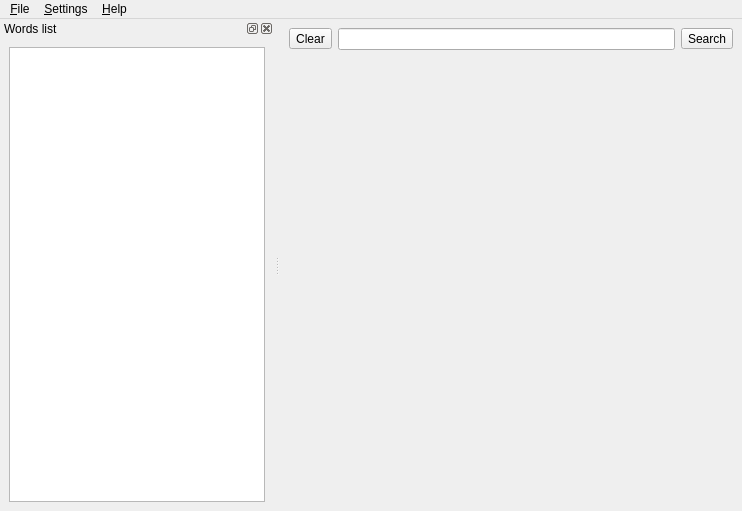
<ui version="4.0" >
 <class>MainWindow</class>
 <widget class="QMainWindow" name="MainWindow" >
  <property name="geometry" >
   <rect>
    <x>0</x>
    <y>0</y>
    <width>742</width>
    <height>511</height>
   </rect>
  </property>
  <property name="windowTitle" >
   <string>QStarDict</string>
  </property>
  <property name="windowIcon" >
   <iconset resource="../resources/qstardict.qrc" >:/icons/qstardict.png</iconset>
  </property>
  <widget class="QWidget" name="centralwidget" >
   <layout class="QGridLayout" >
    <property name="margin" >
     <number>9</number>
    </property>
    <property name="spacing" >
     <number>6</number>
    </property>
    <item row="0" column="0" >
     <layout class="QHBoxLayout" >
      <property name="margin" >
       <number>0</number>
      </property>
      <property name="spacing" >
       <number>6</number>
      </property>
      <item>
       <widget class="QToolButton" name="searchClearButton" >
        <property name="toolTip" >
         <string>Clear the search box</string>
        </property>
        <property name="text" >
         <string>Clear</string>
        </property>
        <property name="icon" >
         <iconset resource="../resources/qstardict.qrc" >:/icons/clear-right.png</iconset>
        </property>
        <property name="toolButtonStyle" >
         <enum>Qt::ToolButtonTextBesideIcon</enum>
        </property>
       </widget>
      </item>
      <item>
       <widget class="QLineEdit" name="searchBox" />
      </item>
      <item>
       <widget class="QToolButton" name="queryButton" >
        <property name="toolTip" >
         <string>Fuzzy query</string>
        </property>
        <property name="text" >
         <string>Search</string>
        </property>
        <property name="icon" >
         <iconset resource="../resources/qstardict.qrc" >:/icons/search-filter.png</iconset>
        </property>
       </widget>
      </item>
     </layout>
    </item>
    <item row="1" column="0" >
     <widget class="DictWidget" native="1" name="translationView" />
    </item>
   </layout>
  </widget>
  <widget class="QDockWidget" name="wordsListDock" >
   <property name="features" >
    <set>QDockWidget::AllDockWidgetFeatures</set>
   </property>
   <property name="allowedAreas" >
    <set>Qt::LeftDockWidgetArea|Qt::NoDockWidgetArea|Qt::RightDockWidgetArea</set>
   </property>
   <property name="windowTitle" >
    <string>Words list</string>
   </property>
   <attribute name="dockWidgetArea" >
    <number>1</number>
   </attribute>
   <widget class="QWidget" name="dockWidgetContents" >
    <layout class="QGridLayout" >
     <property name="margin" >
      <number>9</number>
     </property>
     <property name="spacing" >
      <number>6</number>
     </property>
     <item row="0" column="0" >
      <widget class="QListWidget" name="wordsList" />
     </item>
    </layout>
   </widget>
  </widget>
  <widget class="QMenuBar" name="menubar" >
   <property name="geometry" >
    <rect>
     <x>0</x>
     <y>0</y>
     <width>742</width>
     <height>29</height>
    </rect>
   </property>
   <widget class="QMenu" name="menu_Options" >
    <property name="title" >
     <string>&amp;Settings</string>
    </property>
    <addaction name="actionScan" />
    <addaction name="actionSettings" />
   </widget>
   <widget class="QMenu" name="menu_File" >
    <property name="title" >
     <string>&amp;File</string>
    </property>
    <addaction name="actionSaveToFile" />
    <addaction name="actionQuit" />
   </widget>
   <widget class="QMenu" name="menuHelp" >
    <property name="title" >
     <string>&amp;Help</string>
    </property>
    <addaction name="actionAbout" />
    <addaction name="actionAboutQt" />
   </widget>
   <addaction name="menu_File" />
   <addaction name="menu_Options" />
   <addaction name="menuHelp" />
  </widget>
  <action name="actionQuit" >
   <property name="icon" >
    <iconset resource="../resources/qstardict.qrc" >:/icons/application-exit.png</iconset>
   </property>
   <property name="text" >
    <string>&amp;Quit</string>
   </property>
   <property name="shortcut" >
    <string>Ctrl+Q</string>
   </property>
  </action>
  <action name="actionAbout" >
   <property name="text" >
    <string>&amp;About</string>
   </property>
  </action>
  <action name="actionAboutQt" >
   <property name="text" >
    <string>About &amp;Qt</string>
   </property>
  </action>
  <action name="actionSettings" >
   <property name="icon" >
    <iconset resource="../resources/qstardict.qrc" >:/icons/configure.png</iconset>
   </property>
   <property name="text" >
    <string>&amp;Configure QStarDict</string>
   </property>
  </action>
  <action name="actionScan" >
   <property name="checkable" >
    <bool>true</bool>
   </property>
   <property name="text" >
    <string>&amp;Scan</string>
   </property>
  </action>
  <action name="actionSaveToFile" >
   <property name="icon" >
    <iconset resource="../resources/qstardict.qrc" >:/icons/document-save-as.png</iconset>
   </property>
   <property name="text" >
    <string>&amp;Save to file</string>
   </property>
   <property name="shortcut" >
    <string>Ctrl+S</string>
   </property>
  </action>
 </widget>
 <customwidgets>
  <customwidget>
   <class>DictWidget</class>
   <extends>QWidget</extends>
   <header>src/dictwidget.h</header>
  </customwidget>
 </customwidgets>
 <tabstops>
  <tabstop>searchBox</tabstop>
  <tabstop>queryButton</tabstop>
  <tabstop>wordsList</tabstop>
  <tabstop>searchClearButton</tabstop>
 </tabstops>
 <resources>
  <include location="../resources/qstardict.qrc" />
 </resources>
 <connections>
  <connection>
   <sender>searchClearButton</sender>
   <signal>clicked()</signal>
   <receiver>searchBox</receiver>
   <slot>clear()</slot>
   <hints>
    <hint type="sourcelabel" >
     <x>357</x>
     <y>64</y>
    </hint>
    <hint type="destinationlabel" >
     <x>530</x>
     <y>62</y>
    </hint>
   </hints>
  </connection>
  <connection>
   <sender>searchClearButton</sender>
   <signal>clicked()</signal>
   <receiver>searchBox</receiver>
   <slot>setFocus()</slot>
   <hints>
    <hint type="sourcelabel" >
     <x>342</x>
     <y>64</y>
    </hint>
    <hint type="destinationlabel" >
     <x>648</x>
     <y>62</y>
    </hint>
   </hints>
  </connection>
  <connection>
   <sender>searchBox</sender>
   <signal>textEdited(QString)</signal>
   <receiver>queryButton</receiver>
   <slot>click()</slot>
   <hints>
    <hint type="sourcelabel" >
     <x>670</x>
     <y>62</y>
    </hint>
    <hint type="destinationlabel" >
     <x>731</x>
     <y>63</y>
    </hint>
   </hints>
  </connection>
 </connections>
</ui>
